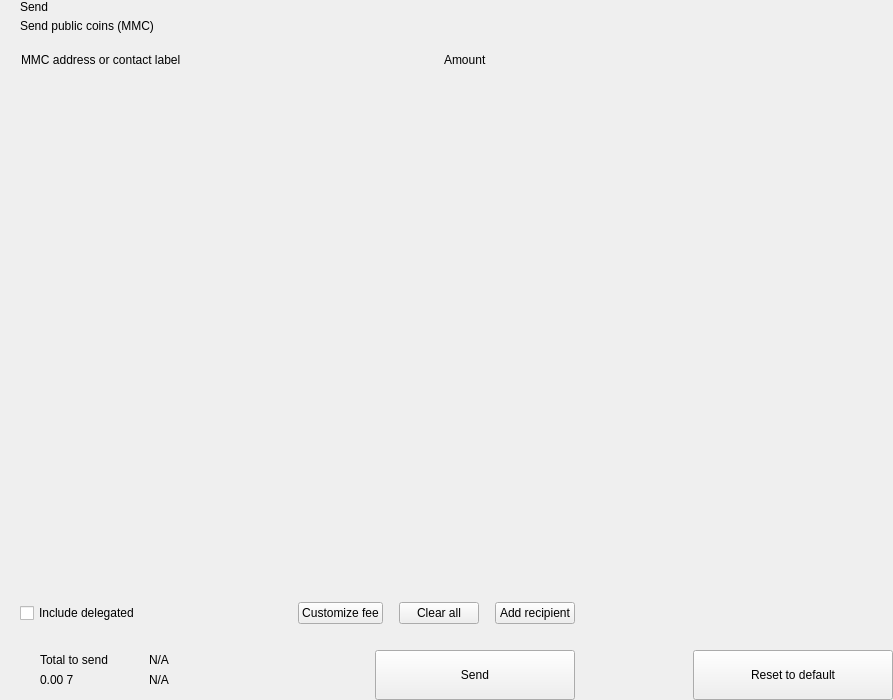
<?xml version="1.0" encoding="UTF-8"?>
<ui version="4.0">
 <class>send</class>
 <widget class="QWidget" name="send">
  <property name="geometry">
   <rect>
    <x>0</x>
    <y>0</y>
    <width>893</width>
    <height>700</height>
   </rect>
  </property>
  <property name="windowTitle">
   <string>Form</string>
  </property>
  <layout class="QHBoxLayout" name="horizontalLayout_2" stretch="2,1">
   <property name="spacing">
    <number>0</number>
   </property>
   <property name="leftMargin">
    <number>0</number>
   </property>
   <property name="topMargin">
    <number>0</number>
   </property>
   <property name="rightMargin">
    <number>0</number>
   </property>
   <property name="bottomMargin">
    <number>0</number>
   </property>
   <item>
    <widget class="QWidget" name="left" native="true">
     <layout class="QVBoxLayout" name="verticalLayout_3">
      <property name="spacing">
       <number>0</number>
      </property>
      <property name="leftMargin">
       <number>0</number>
      </property>
      <property name="topMargin">
       <number>0</number>
      </property>
      <property name="rightMargin">
       <number>0</number>
      </property>
      <property name="bottomMargin">
       <number>0</number>
      </property>
      <item>
       <layout class="QVBoxLayout" name="verticalLayout_22" stretch="0,0,0,1,0,0,0,0">
        <property name="spacing">
         <number>0</number>
        </property>
        <item>
         <layout class="QHBoxLayout" name="horizontalLayout_3">
          <property name="spacing">
           <number>0</number>
          </property>
          <property name="leftMargin">
           <number>20</number>
          </property>
          <property name="rightMargin">
           <number>20</number>
          </property>
          <item>
           <layout class="QVBoxLayout" name="verticalLayout">
            <property name="spacing">
             <number>5</number>
            </property>
            <item>
             <widget class="QLabel" name="labelTitle">
              <property name="text">
               <string>Send</string>
              </property>
              <property name="alignment">
               <set>Qt::AlignLeading|Qt::AlignLeft|Qt::AlignVCenter</set>
              </property>
             </widget>
            </item>
            <item>
             <widget class="QLabel" name="labelSubtitle1">
              <property name="text">
               <string>Send public coins (MMC)</string>
              </property>
             </widget>
            </item>
           </layout>
          </item>
          <item>
           <spacer name="horizontalSpacer">
            <property name="orientation">
             <enum>Qt::Horizontal</enum>
            </property>
            <property name="sizeHint" stdset="0">
             <size>
              <width>40</width>
              <height>20</height>
             </size>
            </property>
           </spacer>
          </item>
         </layout>
        </item>
        <item>
         <spacer name="verticalSpacer_2">
          <property name="orientation">
           <enum>Qt::Vertical</enum>
          </property>
          <property name="sizeType">
           <enum>QSizePolicy::Fixed</enum>
          </property>
          <property name="sizeHint" stdset="0">
           <size>
            <width>20</width>
            <height>20</height>
           </size>
          </property>
         </spacer>
        </item>
        <item>
         <layout class="QHBoxLayout" name="horizontalLayout" stretch="6,0,2">
          <property name="spacing">
           <number>0</number>
          </property>
          <property name="leftMargin">
           <number>10</number>
          </property>
          <property name="topMargin">
           <number>0</number>
          </property>
          <property name="rightMargin">
           <number>20</number>
          </property>
          <property name="bottomMargin">
           <number>0</number>
          </property>
          <item>
           <widget class="QLabel" name="labelSubtitleAddress">
            <property name="styleSheet">
             <string notr="true">margin-left:8px;</string>
            </property>
            <property name="text">
             <string>MMC address or contact label</string>
            </property>
           </widget>
          </item>
          <item>
           <spacer name="horizontalSpacer_3">
            <property name="orientation">
             <enum>Qt::Horizontal</enum>
            </property>
            <property name="sizeType">
             <enum>QSizePolicy::Fixed</enum>
            </property>
            <property name="sizeHint" stdset="0">
             <size>
              <width>40</width>
              <height>1</height>
             </size>
            </property>
           </spacer>
          </item>
          <item>
           <widget class="QLabel" name="labelSubtitleAmount">
            <property name="text">
             <string>Amount</string>
            </property>
           </widget>
          </item>
         </layout>
        </item>
        <item>
         <widget class="QScrollArea" name="scrollArea">
          <property name="minimumSize">
           <size>
            <width>0</width>
            <height>350</height>
           </size>
          </property>
          <property name="styleSheet">
           <string notr="true">#scrollArea {
            background:transparent;
            margin-top:10px;
}</string>
          </property>
          <property name="horizontalScrollBarPolicy">
           <enum>Qt::ScrollBarAlwaysOff</enum>
          </property>
          <property name="sizeAdjustPolicy">
           <enum>QAbstractScrollArea::AdjustIgnored</enum>
          </property>
          <property name="widgetResizable">
           <bool>true</bool>
          </property>
          <property name="alignment">
           <set>Qt::AlignLeading|Qt::AlignLeft|Qt::AlignTop</set>
          </property>
          <widget class="QWidget" name="scrollAreaWidgetContents">
           <property name="geometry">
            <rect>
             <x>0</x>
             <y>0</y>
             <width>591</width>
             <height>16</height>
            </rect>
           </property>
           <property name="sizePolicy">
            <sizepolicy hsizetype="Preferred" vsizetype="Maximum">
             <horstretch>0</horstretch>
             <verstretch>0</verstretch>
            </sizepolicy>
           </property>
           <property name="autoFillBackground">
            <bool>false</bool>
           </property>
           <property name="styleSheet">
            <string notr="true">#scrollAreaWidgetContents {
             background:transparent;
             }</string>
           </property>
           <layout class="QVBoxLayout" name="verticalLayout_7">
            <property name="spacing">
             <number>0</number>
            </property>
            <property name="sizeConstraint">
             <enum>QLayout::SetDefaultConstraint</enum>
            </property>
            <property name="leftMargin">
             <number>0</number>
            </property>
            <property name="topMargin">
             <number>0</number>
            </property>
            <property name="rightMargin">
             <number>0</number>
            </property>
            <property name="bottomMargin">
             <number>0</number>
            </property>
           </layout>
          </widget>
         </widget>
        </item>
        <item>
         <spacer name="verticalSpacer_4">
          <property name="orientation">
           <enum>Qt::Vertical</enum>
          </property>
          <property name="sizeType">
           <enum>QSizePolicy::Fixed</enum>
          </property>
          <property name="sizeHint" stdset="0">
           <size>
            <width>20</width>
            <height>20</height>
           </size>
          </property>
         </spacer>
        </item>
        <item>
         <layout class="QHBoxLayout" name="horizontalLayout_20">
          <property name="spacing">
           <number>6</number>
          </property>
          <property name="leftMargin">
           <number>20</number>
          </property>
          <property name="rightMargin">
           <number>20</number>
          </property>
          <item>
           <widget class="QCheckBox" name="checkBoxDelegations">
            <property name="layoutDirection">
             <enum>Qt::LeftToRight</enum>
            </property>
            <property name="text">
             <string>Include delegated</string>
            </property>
           </widget>
          </item>
          <item>
           <spacer name="horizontalSpacer_4">
            <property name="orientation">
             <enum>Qt::Horizontal</enum>
            </property>
            <property name="sizeHint" stdset="0">
             <size>
              <width>10</width>
              <height>20</height>
             </size>
            </property>
           </spacer>
          </item>
          <item>
           <widget class="QPushButton" name="pushButtonFee">
            <property name="focusPolicy">
             <enum>Qt::NoFocus</enum>
            </property>
            <property name="text">
             <string>Customize fee</string>
            </property>
           </widget>
          </item>
          <item>
           <spacer name="horizontalSpacer_11">
            <property name="orientation">
             <enum>Qt::Horizontal</enum>
            </property>
            <property name="sizeType">
             <enum>QSizePolicy::Minimum</enum>
            </property>
            <property name="sizeHint" stdset="0">
             <size>
              <width>10</width>
              <height>20</height>
             </size>
            </property>
           </spacer>
          </item>
          <item>
           <widget class="QPushButton" name="pushButtonClear">
            <property name="focusPolicy">
             <enum>Qt::NoFocus</enum>
            </property>
            <property name="layoutDirection">
             <enum>Qt::RightToLeft</enum>
            </property>
            <property name="text">
             <string>Clear all</string>
            </property>
           </widget>
          </item>
          <item>
           <spacer name="horizontalSpacer_6">
            <property name="orientation">
             <enum>Qt::Horizontal</enum>
            </property>
            <property name="sizeType">
             <enum>QSizePolicy::Fixed</enum>
            </property>
            <property name="sizeHint" stdset="0">
             <size>
              <width>10</width>
              <height>20</height>
             </size>
            </property>
           </spacer>
          </item>
          <item>
           <widget class="QPushButton" name="pushButtonAddRecipient">
            <property name="focusPolicy">
             <enum>Qt::NoFocus</enum>
            </property>
            <property name="text">
             <string>Add recipient</string>
            </property>
           </widget>
          </item>
         </layout>
        </item>
        <item>
         <spacer name="verticalSpacer">
          <property name="orientation">
           <enum>Qt::Vertical</enum>
          </property>
          <property name="sizeType">
           <enum>QSizePolicy::Fixed</enum>
          </property>
          <property name="sizeHint" stdset="0">
           <size>
            <width>20</width>
            <height>16</height>
           </size>
          </property>
         </spacer>
        </item>
        <item>
         <layout class="QHBoxLayout" name="horizontalLayout_7">
          <property name="rightMargin">
           <number>20</number>
          </property>
          <item>
           <layout class="QHBoxLayout" name="horizontalLayout_10">
            <property name="spacing">
             <number>0</number>
            </property>
            <property name="leftMargin">
             <number>8</number>
            </property>
            <item>
             <widget class="QStackedWidget" name="stackedWidget">
              <property name="minimumSize">
               <size>
                <width>0</width>
                <height>60</height>
               </size>
              </property>
              <property name="maximumSize">
               <size>
                <width>16777215</width>
                <height>60</height>
               </size>
              </property>
              <widget class="QWidget" name="page1">
               <layout class="QVBoxLayout" name="verticalLayout_71" stretch="0">
                <property name="spacing">
                 <number>6</number>
                </property>
                <property name="leftMargin">
                 <number>12</number>
                </property>
                <property name="topMargin">
                 <number>0</number>
                </property>
                <property name="rightMargin">
                 <number>0</number>
                </property>
                <property name="bottomMargin">
                 <number>0</number>
                </property>
                <item>
                 <widget class="QWidget" name="coinWidget" native="true">
                  <property name="minimumSize">
                   <size>
                    <width>0</width>
                    <height>60</height>
                   </size>
                  </property>
                  <property name="maximumSize">
                   <size>
                    <width>16777215</width>
                    <height>60</height>
                   </size>
                  </property>
                  <layout class="QHBoxLayout" name="horizontalLayout_9">
                   <property name="spacing">
                    <number>0</number>
                   </property>
                   <property name="leftMargin">
                    <number>20</number>
                   </property>
                   <property name="topMargin">
                    <number>10</number>
                   </property>
                   <property name="rightMargin">
                    <number>20</number>
                   </property>
                   <property name="bottomMargin">
                    <number>10</number>
                   </property>
                   <item>
                    <layout class="QVBoxLayout" name="verticalSend">
                     <property name="spacing">
                      <number>0</number>
                     </property>
                     <item>
                      <widget class="QLabel" name="labelTitleTotalSend">
                       <property name="text">
                        <string>Total to send</string>
                       </property>
                      </widget>
                     </item>
                     <item>
                      <widget class="QLabel" name="labelAmountSend">
                       <property name="text">
                        <string notr="true">0.00 7</string>
                       </property>
                      </widget>
                     </item>
                    </layout>
                   </item>
                   <item>
                    <spacer name="horizontalSpacer_9">
                     <property name="orientation">
                      <enum>Qt::Horizontal</enum>
                     </property>
                     <property name="sizeType">
                      <enum>QSizePolicy::Fixed</enum>
                     </property>
                     <property name="sizeHint" stdset="0">
                      <size>
                       <width>20</width>
                       <height>20</height>
                      </size>
                     </property>
                    </spacer>
                   </item>
                   <item>
                    <widget class="QLabel" name="labelLine">
                     <property name="minimumSize">
                      <size>
                       <width>1</width>
                       <height>0</height>
                      </size>
                     </property>
                     <property name="maximumSize">
                      <size>
                       <width>1</width>
                       <height>16777215</height>
                      </size>
                     </property>
                     <property name="text">
                      <string/>
                     </property>
                    </widget>
                   </item>
                   <item>
                    <spacer name="horizontalSpacer_10">
                     <property name="orientation">
                      <enum>Qt::Horizontal</enum>
                     </property>
                     <property name="sizeType">
                      <enum>QSizePolicy::Fixed</enum>
                     </property>
                     <property name="sizeHint" stdset="0">
                      <size>
                       <width>20</width>
                       <height>20</height>
                      </size>
                     </property>
                    </spacer>
                   </item>
                   <item>
                    <layout class="QVBoxLayout" name="verticalRemaining">
                     <property name="spacing">
                      <number>0</number>
                     </property>
                     <item>
                      <widget class="QLabel" name="labelTitleTotalRemaining">
                       <property name="text">
                        <string notr="true">N/A</string>
                       </property>
                      </widget>
                     </item>
                     <item>
                      <widget class="QLabel" name="labelAmountRemaining">
                       <property name="text">
                        <string notr="true">N/A</string>
                       </property>
                      </widget>
                     </item>
                    </layout>
                   </item>
                  </layout>
                 </widget>
                </item>
               </layout>
              </widget>
              <widget class="QWidget" name="page_2"/>
             </widget>
            </item>
           </layout>
          </item>
          <item>
           <spacer name="horizontalSpacer_5">
            <property name="orientation">
             <enum>Qt::Horizontal</enum>
            </property>
            <property name="sizeType">
             <enum>QSizePolicy::Expanding</enum>
            </property>
            <property name="sizeHint" stdset="0">
             <size>
              <width>40</width>
              <height>20</height>
             </size>
            </property>
           </spacer>
          </item>
          <item alignment="Qt::AlignBottom">
           <widget class="QPushButton" name="pushButtonSave">
            <property name="minimumSize">
             <size>
              <width>200</width>
              <height>50</height>
             </size>
            </property>
            <property name="maximumSize">
             <size>
              <width>200</width>
              <height>50</height>
             </size>
            </property>
            <property name="focusPolicy">
             <enum>Qt::NoFocus</enum>
            </property>
            <property name="text">
             <string>Send</string>
            </property>
           </widget>
          </item>
         </layout>
        </item>
       </layout>
      </item>
     </layout>
    </widget>
   </item>
   <item>
    <widget class="QWidget" name="right" native="true">
     <layout class="QVBoxLayout" name="verticalLayout_5">
      <property name="leftMargin">
       <number>0</number>
      </property>
      <property name="topMargin">
       <number>0</number>
      </property>
      <property name="rightMargin">
       <number>0</number>
      </property>
      <property name="bottomMargin">
       <number>0</number>
      </property>
      <item>
       <layout class="QVBoxLayout" name="verticalLayout_4">
        <property name="spacing">
         <number>6</number>
        </property>
        <item>
         <widget class="OptionButton" name="btnCoinControl" native="true">
          <property name="minimumSize">
           <size>
            <width>0</width>
            <height>50</height>
           </size>
          </property>
         </widget>
        </item>
        <item>
         <widget class="OptionButton" name="btnChangeAddress" native="true">
          <property name="minimumSize">
           <size>
            <width>0</width>
            <height>50</height>
           </size>
          </property>
         </widget>
        </item>
        <item>
         <widget class="OptionButton" name="btnUri" native="true">
          <property name="minimumSize">
           <size>
            <width>0</width>
            <height>50</height>
           </size>
          </property>
         </widget>
        </item>
        <item>
         <spacer name="verticalSpacer_5">
          <property name="orientation">
           <enum>Qt::Vertical</enum>
          </property>
          <property name="sizeHint" stdset="0">
           <size>
            <width>20</width>
            <height>40</height>
           </size>
          </property>
         </spacer>
        </item>
        <item>
         <layout class="QHBoxLayout" name="horizontalLayout_8">
          <item>
           <spacer name="horizontalSpacer_7">
            <property name="orientation">
             <enum>Qt::Horizontal</enum>
            </property>
            <property name="sizeHint" stdset="0">
             <size>
              <width>40</width>
              <height>20</height>
             </size>
            </property>
           </spacer>
          </item>
          <item>
           <widget class="QPushButton" name="pushButtonReset">
            <property name="minimumSize">
             <size>
              <width>200</width>
              <height>50</height>
             </size>
            </property>
            <property name="maximumSize">
             <size>
              <width>200</width>
              <height>50</height>
             </size>
            </property>
            <property name="focusPolicy">
             <enum>Qt::NoFocus</enum>
            </property>
            <property name="text">
             <string>Reset to default</string>
            </property>
           </widget>
          </item>
         </layout>
        </item>
       </layout>
      </item>
     </layout>
    </widget>
   </item>
  </layout>
 </widget>
 <customwidgets>
  <customwidget>
   <class>OptionButton</class>
   <extends>QWidget</extends>
   <header>qt/pivx/optionbutton.h</header>
   <container>1</container>
  </customwidget>
 </customwidgets>
 <resources/>
 <connections/>
</ui>
